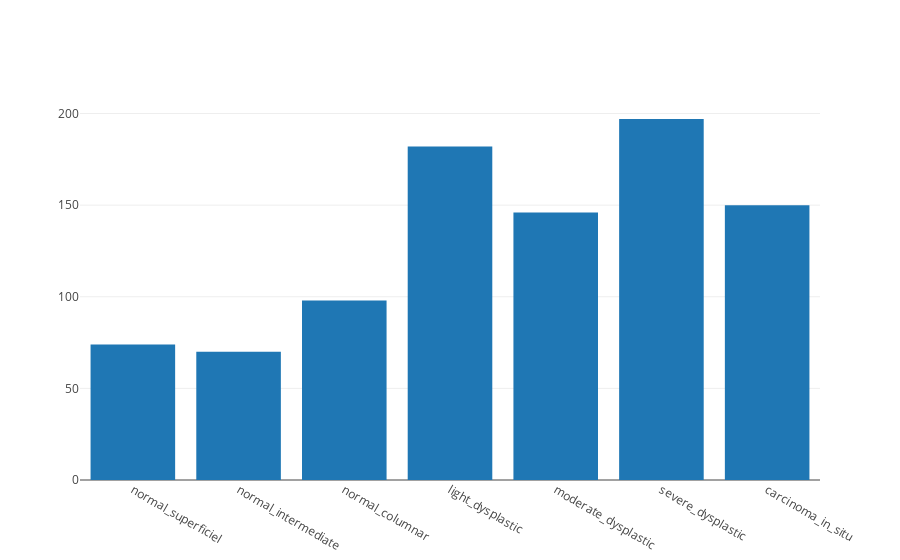

Notebook code for this chart:
### Markdown cell above
**Class Statistics**

### Code cell
tmp = cell_df[['point','Class']].groupby('Class').count()

trace1 = go.Bar(
    x=FOLDERS,
    y=tmp['point'].values,
    name='Abnormal'
)


data = [trace1]

fig = go.Figure(data=data)
py.iplot(fig)

### Figure 1 — Plotly figure (JSON) as saved in the notebook; plotly's stock layout.template omitted (floating-point values rounded to 4 significant figures)
{"data": [{"name": "Abnormal", "type": "bar", "uid": "b4aeae18-d7dc-11e8-96e5-801844e5d548", "x": ["normal_superficiel", "normal_intermediate", "normal_columnar", "light_dysplastic", "moderate_dysplastic", "severe_dysplastic", "carcinoma_in_situ"], "y": [74, 70, 98, 182, 146, 197, 150]}], "layout": {}}
